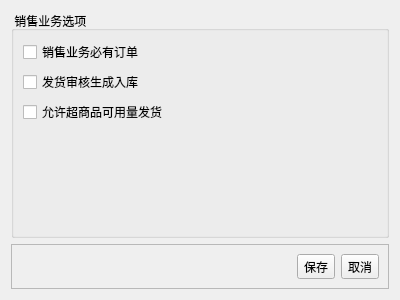
<?xml version="1.0" encoding="UTF-8"?>
<ui version="4.0">
 <class>SaSetDialog</class>
 <widget class="QDialog" name="SaSetDialog">
  <property name="geometry">
   <rect>
    <x>0</x>
    <y>0</y>
    <width>400</width>
    <height>300</height>
   </rect>
  </property>
  <property name="windowTitle">
   <string>Dialog</string>
  </property>
  <layout class="QVBoxLayout" name="verticalLayout">
   <item>
    <widget class="QGroupBox" name="groupBox">
     <property name="title">
      <string> 销售业务选项</string>
     </property>
     <layout class="QVBoxLayout" name="verticalLayout_2">
      <item>
       <layout class="QGridLayout" name="gridLayout">
        <item row="0" column="1">
         <spacer name="horizontalSpacer">
          <property name="orientation">
           <enum>Qt::Horizontal</enum>
          </property>
          <property name="sizeHint" stdset="0">
           <size>
            <width>40</width>
            <height>20</height>
           </size>
          </property>
         </spacer>
        </item>
        <item row="1" column="0">
         <widget class="QCheckBox" name="arrivalMrdChk">
          <property name="text">
           <string>发货审核生成入库</string>
          </property>
          <property name="checkable">
           <bool>true</bool>
          </property>
         </widget>
        </item>
        <item row="0" column="0">
         <widget class="QCheckBox" name="hathOrderChk">
          <property name="text">
           <string>销售业务必有订单</string>
          </property>
         </widget>
        </item>
        <item row="2" column="0">
         <widget class="QCheckBox" name="overtopChk">
          <property name="text">
           <string>允许超商品可用量发货</string>
          </property>
         </widget>
        </item>
       </layout>
      </item>
      <item>
       <spacer name="verticalSpacer">
        <property name="orientation">
         <enum>Qt::Vertical</enum>
        </property>
        <property name="sizeHint" stdset="0">
         <size>
          <width>20</width>
          <height>56</height>
         </size>
        </property>
       </spacer>
      </item>
     </layout>
    </widget>
   </item>
   <item>
    <widget class="QFrame" name="frame">
     <property name="sizePolicy">
      <sizepolicy hsizetype="Preferred" vsizetype="Fixed">
       <horstretch>0</horstretch>
       <verstretch>0</verstretch>
      </sizepolicy>
     </property>
     <property name="frameShape">
      <enum>QFrame::StyledPanel</enum>
     </property>
     <property name="frameShadow">
      <enum>QFrame::Raised</enum>
     </property>
     <layout class="QHBoxLayout" name="horizontalLayout">
      <item>
       <spacer name="horizontalSpacer_2">
        <property name="orientation">
         <enum>Qt::Horizontal</enum>
        </property>
        <property name="sizeHint" stdset="0">
         <size>
          <width>427</width>
          <height>20</height>
         </size>
        </property>
       </spacer>
      </item>
      <item>
       <widget class="QToolButton" name="okButton">
        <property name="text">
         <string>保存</string>
        </property>
        <property name="icon">
         <iconset>
          <normaloff>:/image/ok.png</normaloff>:/image/ok.png</iconset>
        </property>
        <property name="iconSize">
         <size>
          <width>24</width>
          <height>24</height>
         </size>
        </property>
        <property name="toolButtonStyle">
         <enum>Qt::ToolButtonTextBesideIcon</enum>
        </property>
       </widget>
      </item>
      <item>
       <widget class="QToolButton" name="cancelButton">
        <property name="text">
         <string>取消</string>
        </property>
        <property name="icon">
         <iconset>
          <normaloff>:/image/cancel_48.png</normaloff>:/image/cancel_48.png</iconset>
        </property>
        <property name="iconSize">
         <size>
          <width>24</width>
          <height>24</height>
         </size>
        </property>
        <property name="toolButtonStyle">
         <enum>Qt::ToolButtonTextBesideIcon</enum>
        </property>
       </widget>
      </item>
     </layout>
    </widget>
   </item>
  </layout>
 </widget>
 <resources/>
 <connections/>
</ui>
